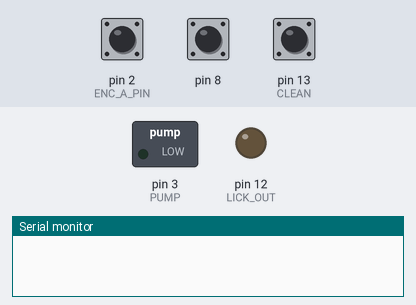
Bench run of a sketch on a simulated Arduino Uno, built with avr-gcc and run on an emulated ATmega328P. On the bench: switched loads named in the sketch (green lamp = pin HIGH), output pins drawn as LEDs (lit = HIGH), the last lines printed to the serial monitor. The inputs (shaded band) are chosen by the test bench; at power-on: pin 8 HIGH, pin 13 (CLEAN) HIGH, pin 2 (ENC_A_PIN) HIGH. Random numbers use the default seed unless the sketch sets one.

Above: at 1.2 s.
1.3 s: pin 8 pulled LOW for 0.15 s
At 2.4 s:
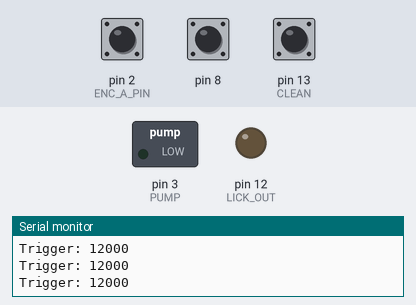
2.9 s: pin 13 (CLEAN) pulled LOW for 0.15 s
At 2.97 s:
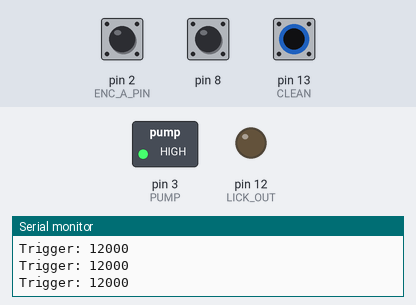
4.5 s: pin 8 pulled LOW for 1 s
At 5.3 s:
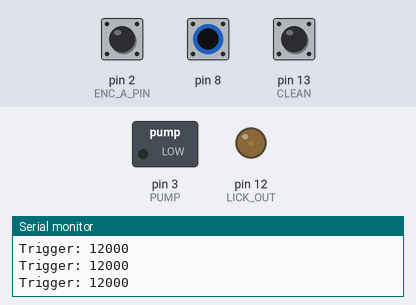
7.0 s: pin 8 pulled LOW for 3.2 s
At 7.4 s:
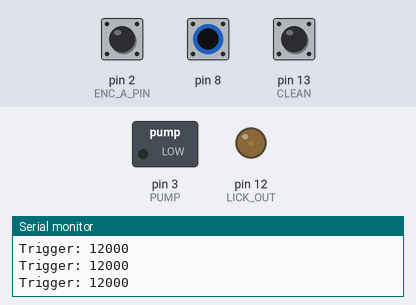
11.7 s: pin 13 (CLEAN) pulled LOW for 3.2 s
At 13.1 s:
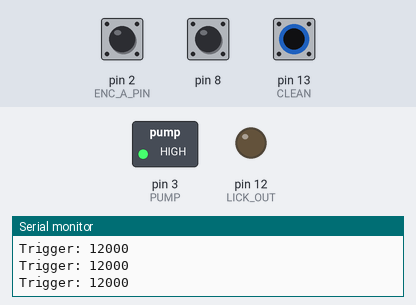
Timing chart, 0 to 16.4 s (numbered marks = the images above; inputs shaded):
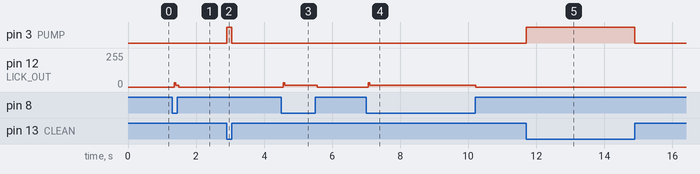

The sketch:

lickport.ino
```cpp
#include <CapacitiveSensor.h>

// Logic:
// detect running and measure distance
// if a certain distance crossed dispense reward after random time in a window in which animal is moving
// simultaneously detect licks

// Sensor Setup
CapacitiveSensor cs_7_8 = CapacitiveSensor(7,8); //10M Resistor between pins 7 and 8 -> connect antenna on pin 8
#define SENSRES 80 // Sensor resolution is set to 80; will store the capacitance as an arbitrary value
#define LICKTH 1000 //Changed by AXEL from 100 to 1000 (arbitrary number)
#define CSTH 3800 //cs_sum threshold

// CONSTANTS
//    Arduino pins:
#define LICK_OUT 12
#define ENC_A_PIN 2 //Encoder A - Arduino pin 2 to Black
#define ENC_B_PIN 4 //Encoder B - Arduino pin 4 to White
#define PUMP 3 //
#define CLEAN 13
//    Serial config:
#define BAUD 9600
//    Speed constants:
#define FW 1 //forwards
#define BW -1 //backwards
#define MIN_DIST 150 //minimum distance to deliver reward in mm
#define MIN_PROB 70 //minimum probabiliyt to deliver reward
//    Timings
#define LICKTTLOUT 1 //length of TTL pulse in ms
#define PUMPONDUR 3 //length of pump being powered in ms
//    Hardware measurements:
#define N_STEPS 1024 //Rotary Encoder: number of steps per rotation
#define WHEEL_RADIUS 53 //wheel radius in microns in mm
#define WHEEL_CIRCUMFERENCE ((float)WHEEL_RADIUS*2*PI)
#define DISTANCE_PER_STEP ((float)WHEEL_CIRCUMFERENCE/N_STEPS)

// VARIABLES
//    Time variables
volatile uint32_t sample_start_time = 0;
volatile uint32_t sample_stop_time = 0;
volatile uint32_t elapsed_time = 0;
uint32_t time_no_change = 0;
uint32_t elapsed_time_no_change = 0;
//
unsigned long cs_sum; // This variable stores accumulates capacitive values till reaching a threshold
volatile bool detect_change = false;
volatile static float total_distance_in_mm = 0.00;
volatile bool distance_flag = false;
volatile int direction = 0;
int prob = 0;

// Read capacitive sensor
void capacitive_sensor_read() {
  long cs = cs_7_8.capacitiveSensor(SENSRES);
  //Serial.println(total_distance_in_mm);

  if (distance_flag == false) {
    if (total_distance_in_mm >= MIN_DIST) {
      Serial.println("Distance reached");
      distance_flag = true;
    }
  }

	if (cs > LICKTH) {
		cs_sum += cs; // Same as cs_sum = cs_sum + cs ; cumulative value for reachiung threshold
		//Serial.println(cs);
		if (cs_sum >= CSTH) //Testing if cs_sum reached threshold, a High value means it takes longer to trigger
		{
			Serial.print("Trigger: ");
			Serial.println(cs_sum);
      ttl_out();
      deliver_reward();
			if (cs_sum > 0) { cs_sum = 0; } //Reset of cs_sum
			cs_7_8.reset_CS_AutoCal(); //Stops readings and recalibration of capacitive sensor
		}
	} else {
		cs_sum = 0; //Timeout caused by bad readings
	}
  reset_change();
}

// Send lick events
void ttl_out() {
  digitalWrite(LICK_OUT, HIGH);
  delay(LICKTTLOUT);
  digitalWrite(LICK_OUT, LOW);
}

// Detect movement and save distance
void measure_rotations() {
  detect_change = true;
  if (digitalRead(ENC_A_PIN) == digitalRead(ENC_B_PIN)) {
  total_distance_in_mm += DISTANCE_PER_STEP;
  direction = FW;
  } else {
  total_distance_in_mm -= DISTANCE_PER_STEP;
  direction = BW;
  }
  sample_stop_time = micros(); //in ms
  elapsed_time = sample_stop_time-sample_start_time;
  sample_start_time = sample_stop_time;
}

// Start pump
void deliver_reward() {
  if (detect_change == true && direction == FW) {
    if (total_distance_in_mm >= MIN_DIST) {
      prob = random(0,100); //probability of reward delivery
      Serial.print("Set probability:");
      Serial.println(prob);
      if (prob >= MIN_PROB) {
        Serial.println("Deliver Reward");
        digitalWrite(PUMP, HIGH);
        delay(PUMPONDUR);
        digitalWrite(PUMP, LOW);

        total_distance_in_mm = 0; //reset distance count
        distance_flag = false;
      }
    }
  }
}

void reset_change() {
  if (detect_change == true) {
  detect_change = false;
  }
}

void clean_pump() {
  while (digitalRead(CLEAN) == LOW) {
    digitalWrite(PUMP, HIGH);
  }
  digitalWrite(PUMP, LOW);
}

void setup() {
  Serial.begin(BAUD);
  pinMode(LICK_OUT, OUTPUT);
  pinMode(PUMP, OUTPUT);
  pinMode(ENC_A_PIN, INPUT_PULLUP);
  pinMode(ENC_B_PIN, INPUT_PULLUP);
  pinMode(CLEAN, INPUT_PULLUP);

  attachInterrupt(digitalPinToInterrupt(ENC_A_PIN), measure_rotations, RISING);
  sample_start_time = micros();
}

void loop() {
  capacitive_sensor_read();
  if (digitalRead(CLEAN) == LOW) {
    clean_pump();
  }
  //delay(5);
}
```

Measured:
- after the input at 1.3 s, pin 12 (LICK_OUT): 0/255 → 14/255 after 0.07 s, → 0/255 0.12 s later
- after the input at 2.9 s, pin 3 (PUMP): LOW → HIGH at once, → LOW 0.15 s later
- after the input at 4.5 s, pin 12 (LICK_OUT): 0/255 → 14/255 after 0.06 s, → 0/255 1.0 s later
- after the input at 7.0 s, pin 12 (LICK_OUT): 0/255 → 14/255 after 0.07 s, → 0/255 3.2 s later
- after the input at 11.7 s, pin 3 (PUMP): LOW → HIGH at once, → LOW 3.2 s later
